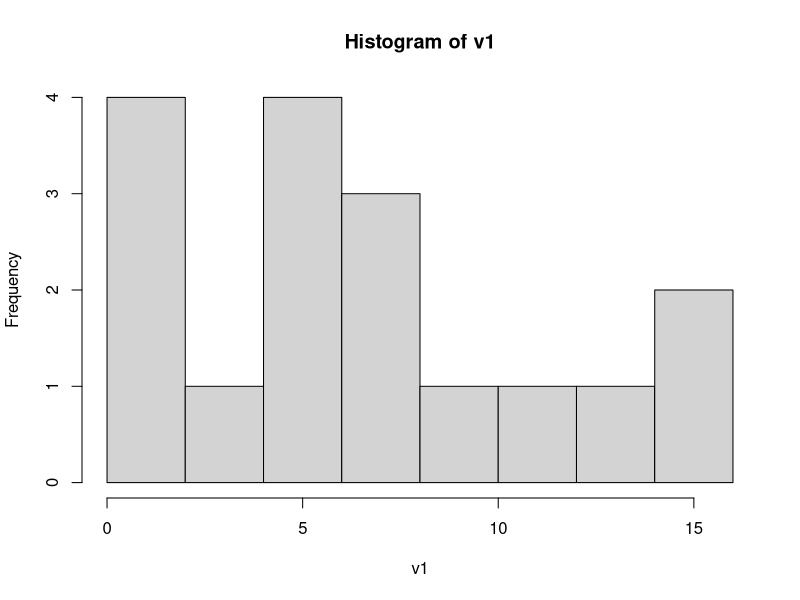
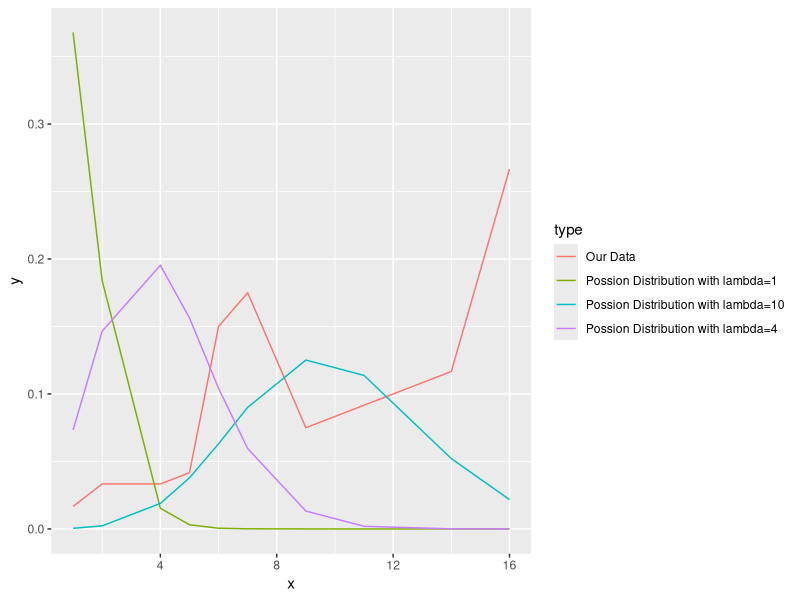
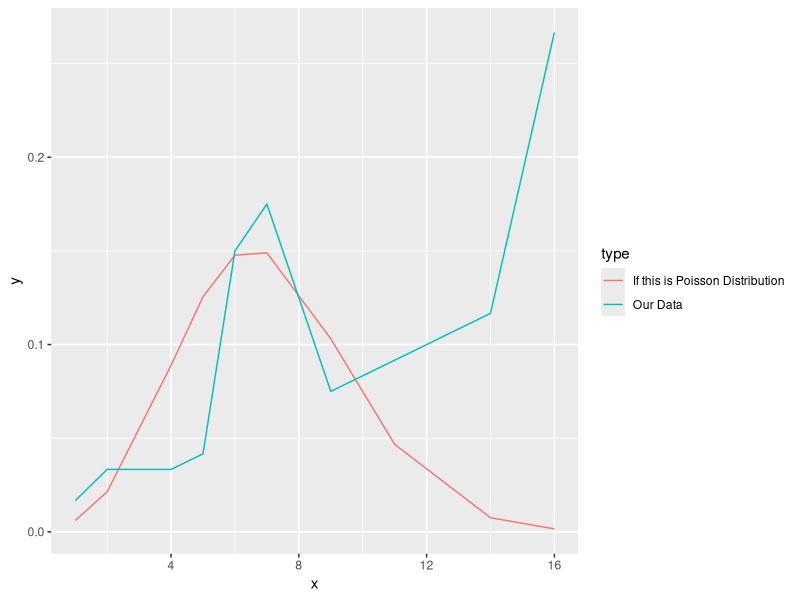
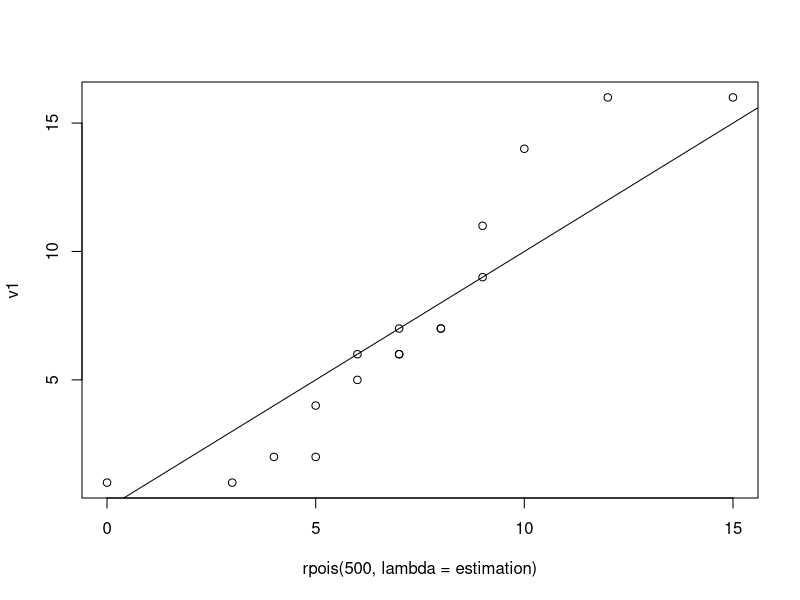
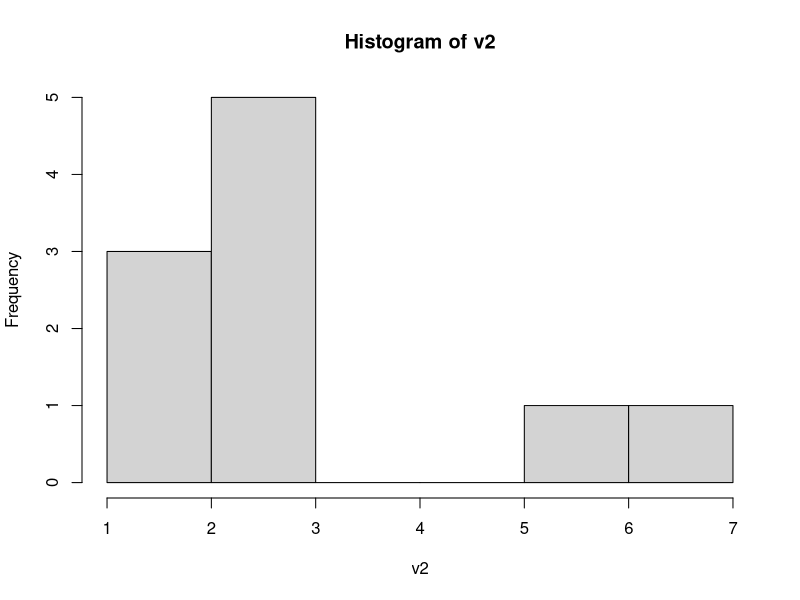
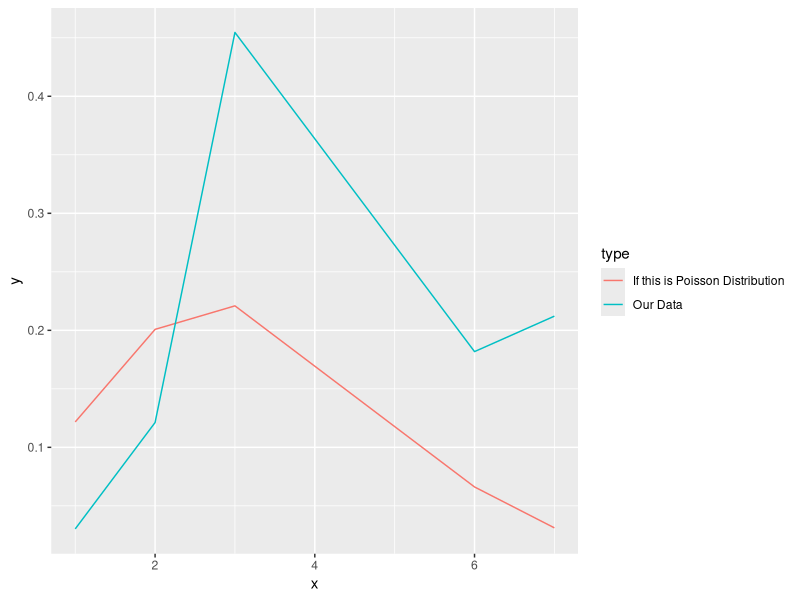
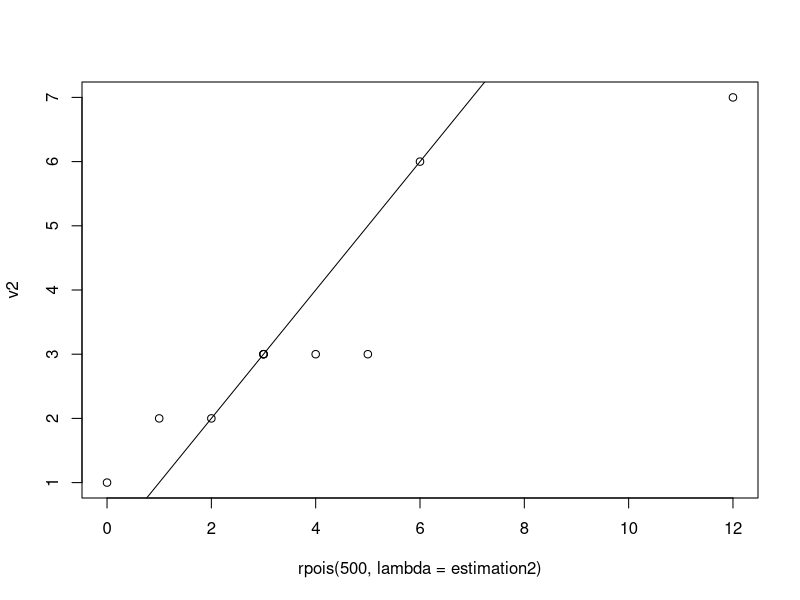

These figures' R source, in order:
## ---- chunk 1
knitr::opts_chunk$set(python.reticulate=FALSE)
## ---- chunk 2
cat4<-read.csv("Cat4.csv")
v1<-NULL
i<-1853
while(i<2018){
  v1<-c(v1, nrow(subset( cat4,Season>=i & Season<(i+10) ) ) )
  i=i+10
}

## ---- chunk 3
hist(v1)
## ---- chunk 4
p1<-NULL
for(c in unique(v1)){
  p1<-c(p1, c*sum(v1==c)/sum(v1))
}
## ---- chunk 5
poi1=dpois(unique(v1), lambda = 1)
df1=data.frame(x=unique(v1), y=poi1, type="Possion Distribution with lambda=1")
poi2=dpois( unique(v1), lambda = 4)
df2=data.frame(x=unique(v1), y=poi2, type="Possion Distribution with lambda=4")
poi3=dpois( unique(v1), lambda = 10)
df3=data.frame(x=unique(v1), y=poi3, type="Possion Distribution with lambda=10")
df4=data.frame(x=unique(v1), y=p1, type="Our Data")
df<-rbind(df1, df2, df3, df4)
library(ggplot2)
ggplot(df)+geom_line(aes(x,y,colour=type))


## ---- chunk 6
estimation=sum(v1)/length(v1)
df_lambda=data.frame(x=unique(v1), y=dpois( unique(v1), lambda = estimation), type="If this is Poisson Distribution")
df_real=data.frame(x=unique(v1), y=p1, type="Our Data")
df<-rbind(df_lambda, df_real)
ggplot(df)+geom_line(aes(x,y,colour=type))
## ---- chunk 7
qqplot(rpois(500, lambda = estimation), v1)
abline(0,1)
## ---- chunk 8
DF<-read.csv("Cat5.csv")
v2<-NULL
for(i in 1:nrow(DF)){
  DF$year[i]=as.integer( substr(DF$Dates[i], regexpr("[0-9]{4}", DF$Dates[i]), regexpr("[0-9]{4}", DF$Dates[i])+3 ) )
}
 DF<-DF[order(DF$year),]
 i<-DF$year[1]
while(i<DF$year[nrow(DF)]){
  v2<-c(v2, nrow(subset( DF, year>=i & year<(i+10) ) ) )
  i=i+10
}
## ---- chunk 9
hist(v2)
## ---- chunk 10
p2<-NULL
for(c in unique(v2)){
  p2<-c(p2, c*sum(v2==c)/sum(v2))
}
## ---- chunk 11
estimation2=sum(v2)/length(v2)
df_lambda2=data.frame(x=unique(v2), y=dpois( unique(v2), lambda = estimation2), type="If this is Poisson Distribution")
df_real_2=data.frame(x=unique(v2)
                     , y=p2, type="Our Data")
df2<-rbind(df_lambda2, df_real_2)
ggplot(df2)+geom_line(aes(x,y,colour=type))
## ---- chunk 12
qqplot(rpois(500, lambda = estimation2), v2)
abline(0,1)
